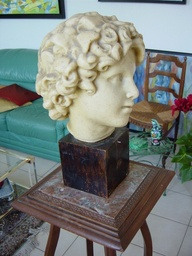
#> input picture myCV/0000.jpg, 192 x 256 px, shrunk from 480 x 640 before the run, found by its file name; its folder holds 4 pictures in this run
$ python Test13_affterPPT_GPT4_2.py   (older library calls are emulated)
#> lines starting #> are read from the running program, lines starting #| are printed output that depends on the picture
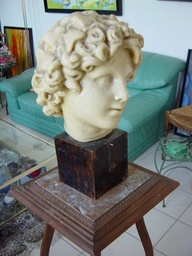
#> input picture myCV/0001.jpg, 192 x 256 px, shrunk from 480 x 640 before the run, found by its file name
import os

import numpy as np
import cv2
from scipy.signal import convolve2d
import random
import open3d as o3d


def compute_ncc(patch1, patch2):
    """
    计算两个图像补丁之间的归一化互相关得分。
    """
    mean1, mean2 = np.mean(patch1), np.mean(patch2)
    std1, std2 = np.std(patch1), np.std(patch2)

    if std1 > 1e-6 and std2 > 1e-6:
        ncc = np.mean((patch1 - mean1) * (patch2 - mean2)) / (std1 * std2)
    else:
        ncc = 0

    return ncc


def patch_match_initialization(depth_map, normal_map):
    """
    随机初始化深度图和法线图
    """
    height, width = depth_map.shape
    # 随机初始化深度图和法线图
    random_depth_map = np.random.rand(height, width)
    random_normal_map = np.random.rand(height, width, 3)  # 法线有三个分量
    return random_depth_map, random_normal_map


def compute_homography_and_cost(ref_image, target_image, depth_map, normal_map, K, window_size=5):
    height, width = ref_image.shape
    cost_map = np.zeros((height, width))

    # 计算逆相机内参矩阵
    K_inv = np.linalg.inv(K)

    # 遍历图像的每个像素
    for y in range(window_size//2, height - window_size//2):
        for x in range(window_size//2, width - window_size//2):
            # 获取当前像素的深度和法线
            depth = depth_map[y, x]
            normal = normal_map[y, x]

            # 计算世界坐标系下的点
            point = depth * np.dot(K_inv, np.array([x, y, 1]))

            # 使用法线和深度信息来计算同态变换
            # 这里需要一个详细的同态变换计算过程
            # 例如，可以使用法线来计算旋转矩阵，然后结合深度信息进行变换

            # 提取参考图像中的补丁
            patch_ref = ref_image[y - window_size//2:y + window_size//2 + 1,
                                  x - window_size//2:x + window_size//2 + 1]

            # 假设目标补丁与参考补丁位置相同（需要替换为根据同态变换计算的实际位置）
            patch_target = target_image[y - window_size//2:y + window_size//2 + 1,
                                        x - window_size//2:x + window_size//2 + 1]

            # 计算NCC得分
            ncc_score = compute_ncc(patch_ref, patch_target)

            # 将NCC得分转换为成本
            cost_map[y, x] = 1 - ncc_score

    print("cost_map: ", cost_map)

    return cost_map

def spatial_propagation_and_random_assignment(depth_map, cost_map, iterations=5, window_size=3):
    height, width = depth_map.shape
    new_depth_map = depth_map.copy()

    for _ in range(iterations):
        # 遍历每个像素
        for y in range(1, height - 1):
            for x in range(1, width - 1):
                current_cost = cost_map[y, x]
                current_depth = new_depth_map[y, x]

                # 空间传播：考虑相邻像素
                for dy in range(-1, 2):
                    for dx in range(-1, 2):
                        if dy == 0 and dx == 0:
                            continue

                        neighbor_x, neighbor_y = x + dx, y + dy
                        neighbor_depth = new_depth_map[neighbor_y, neighbor_x]
                        neighbor_cost = cost_map[neighbor_y, neighbor_x]

                        # 如果相邻像素具有更低的成本，则更新当前像素的深度
                        if neighbor_cost < current_cost:
                            current_depth = neighbor_depth
                            current_cost = neighbor_cost

                # 随机分配：在一定概率下随机更新当前像素的深度
                if random.random() < 0.1:  # 假设有10%的概率进行随机更新
                    current_depth = random.uniform(0, 1)  # 随机深度值

                new_depth_map[y, x] = current_depth

        # 可选：根据需要添加深度平滑或过滤步骤

    return new_depth_map

def apply_threshold(depth_map, cost_map, threshold=0.5):
    """
    应用阈值删除匹配质量低的点。

    :param depth_map: 深度图
    :param cost_map: 成本图
    :param threshold: 成本阈值
    :return: 更新后的深度图
    """
    # 复制深度图以避免直接修改原始数据
    filtered_depth_map = depth_map.copy()

    # 遍历成本图的每个像素
    height, width = cost_map.shape
    for y in range(height):
        for x in range(width):
            # 如果成本超过阈值，则删除（或标记为无效）该像素的深度
            if cost_map[y, x] > threshold:
                filtered_depth_map[y, x] = 0  # 你可以选择设置为0或其他标识无效深度的值

    return filtered_depth_map


def depth_map_refinement(depth_map, threshold=0.1, kernel_size=5):
    """
    完善深度图：去除噪声、平滑处理和填补空洞。

    :param depth_map: 原始深度图
    :param threshold: 用于边缘检测的深度阈值
    :param kernel_size: 滤波器的尺寸
    :return: 完善后的深度图
    """
    # 1. 去除离群点（基于深度差异）
    height, width = depth_map.shape
    refined_depth_map = depth_map.copy()
    for y in range(1, height - 1):
        for x in range(1, width - 1):
            # 获取当前像素及其周围像素的深度值
            depth_center = depth_map[y, x]
            depth_neighbors = depth_map[y - 1:y + 2, x - 1:x + 2]

            # 如果当前像素与周围像素的深度差异超过阈值，则认为是离群点
            if np.max(np.abs(depth_neighbors - depth_center)) > threshold:
                refined_depth_map[y, x] = np.median(depth_neighbors)

    # # 2. 应用中值滤波器进行平滑处理
    # refined_depth_map = cv2.medianBlur(refined_depth_map, kernel_size)

    # 3. 可选：填补空洞（例如，通过形态学运算）
    # 如果有必要，可以在这里添加进一步的空洞填补步骤

    return refined_depth_map


def merge_depth_maps(depth_maps, K, depth_diff_threshold=0.02):
    """
    合并多个深度图为一个统一的点云。

    :param depth_maps: 深度图的列表
    :param K: 相机内参矩阵
    :param depth_diff_threshold: 深度差异阈值，用于剔除不一致的映射
    :return: 合并后的点云
    """
    # 初始化点云
    merged_points = []

    # 遍历每个深度图
    for depth_map in depth_maps:
        height, width = depth_map.shape

        # 遍历深度图的每个像素
        for y in range(height):
            for x in range(width):
                depth = depth_map[y, x]

                # 跳过无效深度
                if depth <= 0:
                    continue

                # 将像素坐标和深度转换为世界坐标
                point = depth * np.dot(np.linalg.inv(K), np.array([x, y, 1]))
                merged_points.append(point)

    # 创建Open3D点云对象
    point_cloud = o3d.geometry.PointCloud()
    point_cloud.points = o3d.utility.Vector3dVector(merged_points)

    # 可选：对点云进行进一步的过滤或处理
    # 例如，使用统计滤波器或半径滤波器去除离群点

    return point_cloud


K = np.array([[714.5459, 0, 0], [0, 714.5459, 0], [0, 0, 1]])  # 示例相机内参，f为焦距，cx，cy为主点坐标

image_list = []

for image in sorted(os.listdir('Datasets/myCV')):
    if image[-4:].lower() == '.jpg' or image[-5:].lower() == '.png':
        image_list.append('Datasets/myCV' + '\\' + image)


def generate_depth_map(ref_image, target_image, camera_matrix, baseline=0.01, num_disparities=16, block_size=15):
    """
    使用相机内参和基线距离生成参考图像和目标图像之间的深度图。

    :param ref_image: 参考图像
    :param target_image: 目标图像
    :param camera_matrix: 相机内参矩阵
    :param baseline: 相机之间的基线距离
    :param num_disparities: 视差搜索范围
    :param block_size: 匹配块的大小
    :return: 生成的深度图和可视化深度图
    """
#> called with camera_matrix = array of shape (3, 3), baseline = 0.01, num_disparities = 16, block_size = 15
    # 转换图像为灰度（如果它们不是灰度图）
    if len(ref_image.shape) > 2:
        ref_image = cv2.cvtColor(ref_image, cv2.COLOR_BGR2GRAY)
    if len(target_image.shape) > 2:
        target_image = cv2.cvtColor(target_image, cv2.COLOR_BGR2GRAY)

    # 创建立体匹配对象
    stereo = cv2.StereoBM_create(numDisparities=num_disparities, blockSize=block_size)

    # 计算视差图
    disparity = stereo.compute(ref_image, target_image).astype(np.float32)
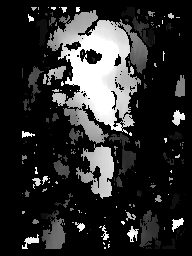
#> disparity: shape (256, 192) float32; min -16, max 240, mean 29.5; drawn with min black and max white

    # 视差图后处理，去除异常值
    min_disparity = disparity.min()
#> min_disparity = -16
    max_disparity = disparity.max()
#> max_disparity = 240
    disparity = np.where((disparity > min_disparity) & (disparity <= max_disparity), disparity, 0)

    # 视差图转换为深度图
    focal_length = camera_matrix[0, 0]  # 相机焦距
    # 避免除以零
    disparity[disparity == 0] = 0.1
    depth_map = (focal_length * baseline) / disparity

    # 深度图归一化，以便于显示
    depth_map_display = cv2.normalize(depth_map, None, alpha=10, beta=255, norm_type=cv2.NORM_MINMAX)
    depth_map_display = np.uint8(depth_map_display)

    return depth_map

def process_image_pair(ref_image_path, target_image_path):
    # 假设你已经有了处理图像对以生成深度图的函数
    # 此处是那些函数的简化示例，具体实现需要你根据自己的需求来填写

    # 加载图像
    ref_image = cv2.imread(ref_image_path, 0)
    target_image = cv2.imread(target_image_path, 0)

    depth_map = generate_depth_map(ref_image, target_image,K)

    # 返回生成的深度图
    return depth_map


depth_maps = []
# 迭代处理图像
for i in range(len(image_list) - 1):
    ref_image_path = image_list[i]
    target_image_path = image_list[i + 1]

    # 处理图像对并生成深度图
    depth_map = process_image_pair(ref_image_path, target_image_path)

    # 将生成的深度图添加到列表中
    depth_maps.append(depth_map)


def generate_normal_map(ref_image_path, target_image_path):
#> called with ref_image_path = 'Datasets/myCV\\0000.jpg', target_image_path = 'Datasets/myCV\\0001.jpg'
    ref_image = cv2.imread(ref_image_path, 0)
    target_image = cv2.imread(target_image_path, 0)
    depth_map = depth_maps[i]

    # 对深度图应用高斯模糊
    blurred_depth_map = cv2.GaussianBlur(depth_map, (5, 5), 0)

    # 使用Sobel算子计算梯度
    sobelx = cv2.Sobel(blurred_depth_map, cv2.CV_64F, 1, 0, ksize=5)
    sobely = cv2.Sobel(blurred_depth_map, cv2.CV_64F, 0, 1, ksize=5)
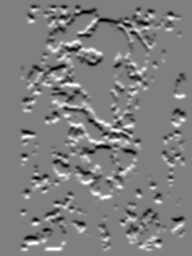
#> sobely: shape (256, 192) float64; min -2499.8, max 2499.8, mean 0; drawn with min black and max white

    # 初始化法线图
    height, width = blurred_depth_map.shape
#> height = 256; width = 192
    normal_map = np.zeros((height, width, 3), dtype=np.float32)

    # 计算法线向量
    normal_map[..., 0] = -sobelx  # x分量
    normal_map[..., 1] = -sobely  # y分量
    normal_map[..., 2] = 1.0      # z分量

    # 归一化法线向量
    norm = np.linalg.norm(normal_map, axis=2)
    norm[norm == 0] = 1  # 避免除以零
    normal_map /= np.dstack((norm, norm, norm))
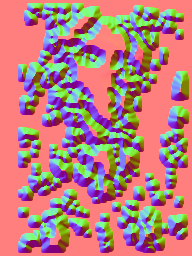
#> normal_map: shape (256, 192, 3) float32; mean of channels 0, 1, 2 -0.000281, 9.66e-05, 0.443; drawn with min black and max white

    return normal_map


normal_maps = []
# 迭代处理图像
for i in range(len(image_list) - 1):
    ref_image_path = image_list[i]
    target_image_path = image_list[i + 1]

    # 处理图像对并生成深度图
    normal_map = generate_normal_map(ref_image_path, target_image_path)

    # 将生成的深度图添加到列表中
    normal_maps.append(normal_map)


# 迭代处理图像
for i in range(len(image_list) - 1):
    # 加载参考图像和目标图像
    ref_image = cv2.imread(image_list[i], 0)
    target_image = cv2.imread(image_list[i+1], 0)

    # 假设你已经有了初始的深度图和法线图
    initial_depth_map = depth_maps[i] # 示例深度图
    initial_normal_map = normal_maps[i] # 示例法线图

    cost_map = compute_homography_and_cost(ref_image, target_image, depth_map, normal_map, K)
#> after the loop in compute_homography_and_cost, `for y in range(window_size//2, height - window_size//2):`:
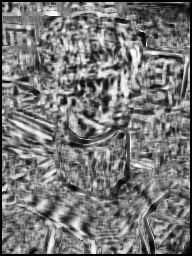
#> cost_map: shape (256, 192) float64; min 0, max 1.99, mean 0.935; drawn with min black and max white
#> (printed output is left out)
    depth_map = spatial_propagation_and_random_assignment(depth_map, cost_map)
#> after the loop in spatial_propagation_and_random_assignment, `for _ in range(iterations):`:
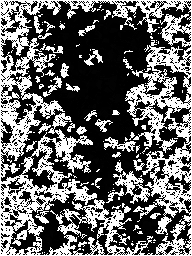
#> new_depth_map: shape (256, 192) float32; min 0.000457, max 71.45, mean 28.5; drawn with min black and max white
    depth_map = apply_threshold(depth_map, cost_map)
    refined_depth_map = depth_map_refinement(depth_map)
#> after the loop in depth_map_refinement, `for y in range(1, height - 1):`:
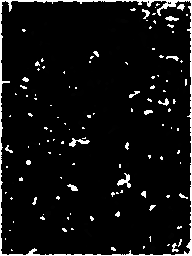
#> refined_depth_map: shape (256, 192) float32; min 0, max 71.45, mean 4.5; drawn with min black and max white

    # 将完善后的深度图添加到列表中
    depth_maps.append(refined_depth_map)

# 合并深度图
merged_point_cloud = merge_depth_maps(depth_maps, K)
#> the loop in merge_depth_maps, `for depth_map in depth_maps:` made 2 passes

# 可视化合并后的点云
o3d.visualization.draw_geometries([merged_point_cloud])
